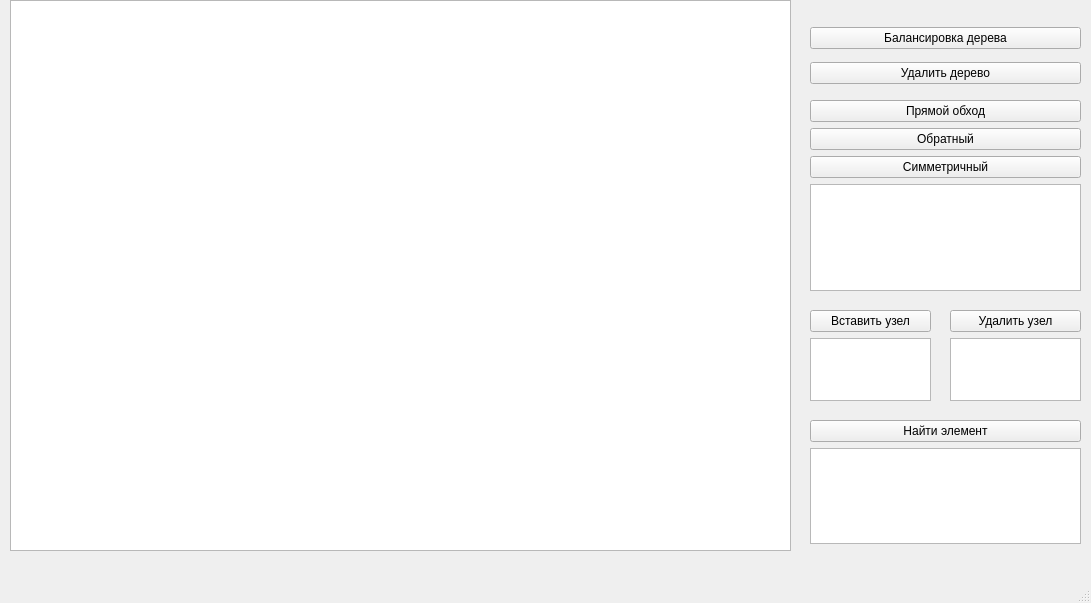
<?xml version="1.0" encoding="UTF-8"?>
<ui version="4.0">
 <class>MainWindow</class>
 <widget class="QMainWindow" name="MainWindow">
  <property name="geometry">
   <rect>
    <x>0</x>
    <y>0</y>
    <width>1091</width>
    <height>603</height>
   </rect>
  </property>
  <property name="sizePolicy">
   <sizepolicy hsizetype="Minimum" vsizetype="Minimum">
    <horstretch>0</horstretch>
    <verstretch>0</verstretch>
   </sizepolicy>
  </property>
  <property name="windowTitle">
   <string>MainWindow</string>
  </property>
  <widget class="QWidget" name="centralwidget">
   <widget class="QGraphicsView" name="graphicsView">
    <property name="geometry">
     <rect>
      <x>10</x>
      <y>0</y>
      <width>781</width>
      <height>551</height>
     </rect>
    </property>
    <property name="sizePolicy">
     <sizepolicy hsizetype="Expanding" vsizetype="Expanding">
      <horstretch>0</horstretch>
      <verstretch>0</verstretch>
     </sizepolicy>
    </property>
   </widget>
   <widget class="QWidget" name="verticalLayoutWidget">
    <property name="geometry">
     <rect>
      <x>810</x>
      <y>310</y>
      <width>121</width>
      <height>91</height>
     </rect>
    </property>
    <property name="sizePolicy">
     <sizepolicy hsizetype="Preferred" vsizetype="Minimum">
      <horstretch>0</horstretch>
      <verstretch>0</verstretch>
     </sizepolicy>
    </property>
    <layout class="QVBoxLayout" name="verticalLayout">
     <item>
      <widget class="QPushButton" name="insert_btn">
       <property name="sizePolicy">
        <sizepolicy hsizetype="Minimum" vsizetype="Minimum">
         <horstretch>0</horstretch>
         <verstretch>0</verstretch>
        </sizepolicy>
       </property>
       <property name="text">
        <string>Вставить узел</string>
       </property>
      </widget>
     </item>
     <item>
      <widget class="QTextEdit" name="inser_textEdit">
       <property name="sizePolicy">
        <sizepolicy hsizetype="Expanding" vsizetype="Minimum">
         <horstretch>0</horstretch>
         <verstretch>0</verstretch>
        </sizepolicy>
       </property>
      </widget>
     </item>
    </layout>
   </widget>
   <widget class="QWidget" name="verticalLayoutWidget_2">
    <property name="geometry">
     <rect>
      <x>950</x>
      <y>310</y>
      <width>131</width>
      <height>91</height>
     </rect>
    </property>
    <layout class="QVBoxLayout" name="verticalLayout_2">
     <item>
      <widget class="QPushButton" name="del_btn">
       <property name="text">
        <string>Удалить узел</string>
       </property>
      </widget>
     </item>
     <item>
      <widget class="QTextEdit" name="del_textEdit"/>
     </item>
    </layout>
   </widget>
   <widget class="QWidget" name="verticalLayoutWidget_3">
    <property name="geometry">
     <rect>
      <x>810</x>
      <y>420</y>
      <width>271</width>
      <height>124</height>
     </rect>
    </property>
    <layout class="QVBoxLayout" name="verticalLayout_3">
     <item>
      <widget class="QPushButton" name="search_btn">
       <property name="text">
        <string>Найти элемент</string>
       </property>
      </widget>
     </item>
     <item>
      <widget class="QTextEdit" name="search_textEdit"/>
     </item>
    </layout>
   </widget>
   <widget class="QWidget" name="verticalLayoutWidget_5">
    <property name="geometry">
     <rect>
      <x>810</x>
      <y>20</y>
      <width>271</width>
      <height>71</height>
     </rect>
    </property>
    <layout class="QVBoxLayout" name="verticalLayout_5">
     <item>
      <widget class="QPushButton" name="pushButton">
       <property name="text">
        <string>Балансировка дерева</string>
       </property>
      </widget>
     </item>
     <item>
      <widget class="QPushButton" name="del_tree_btn">
       <property name="text">
        <string>Удалить дерево</string>
       </property>
      </widget>
     </item>
    </layout>
   </widget>
   <widget class="QLabel" name="search_status_label">
    <property name="geometry">
     <rect>
      <x>290</x>
      <y>530</y>
      <width>149</width>
      <height>16</height>
     </rect>
    </property>
    <property name="text">
     <string/>
    </property>
   </widget>
   <widget class="QWidget" name="">
    <property name="geometry">
     <rect>
      <x>810</x>
      <y>100</y>
      <width>271</width>
      <height>191</height>
     </rect>
    </property>
    <layout class="QVBoxLayout" name="verticalLayout_4">
     <item>
      <layout class="QHBoxLayout" name="horizontalLayout_3">
       <item>
        <widget class="QPushButton" name="preOrder_btn">
         <property name="text">
          <string>Прямой обход</string>
         </property>
        </widget>
       </item>
      </layout>
     </item>
     <item>
      <widget class="QPushButton" name="postOrder_btn">
       <property name="text">
        <string>Обратный</string>
       </property>
      </widget>
     </item>
     <item>
      <widget class="QPushButton" name="simOrder_btn">
       <property name="text">
        <string>Симметричный</string>
       </property>
      </widget>
     </item>
     <item>
      <widget class="QTextBrowser" name="Order_result_textBrowser"/>
     </item>
    </layout>
   </widget>
  </widget>
  <widget class="QMenuBar" name="menubar">
   <property name="geometry">
    <rect>
     <x>0</x>
     <y>0</y>
     <width>1091</width>
     <height>26</height>
    </rect>
   </property>
  </widget>
  <widget class="QStatusBar" name="statusbar"/>
 </widget>
 <resources/>
 <connections/>
</ui>
